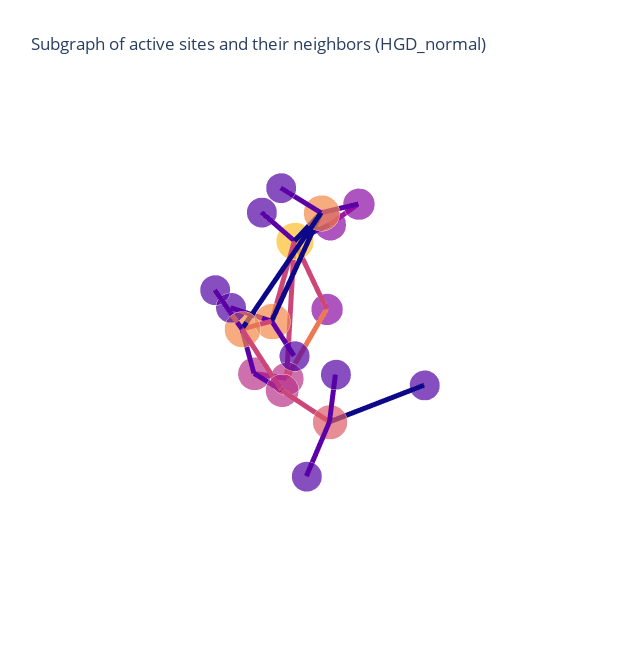
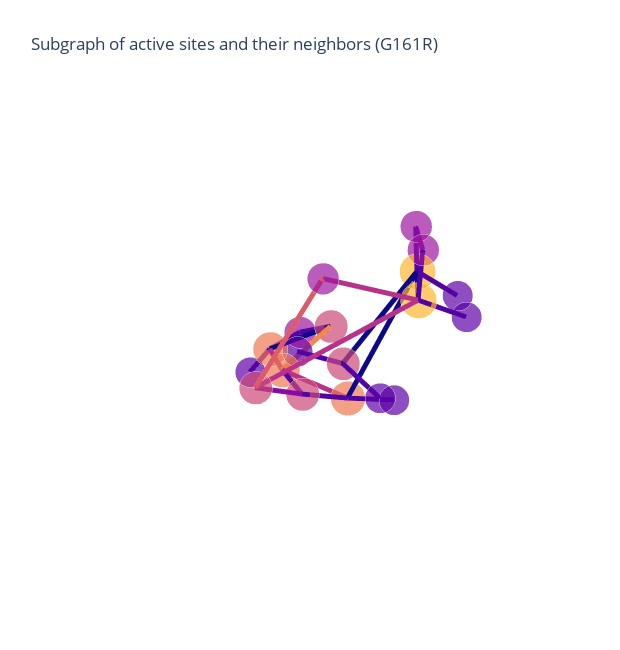
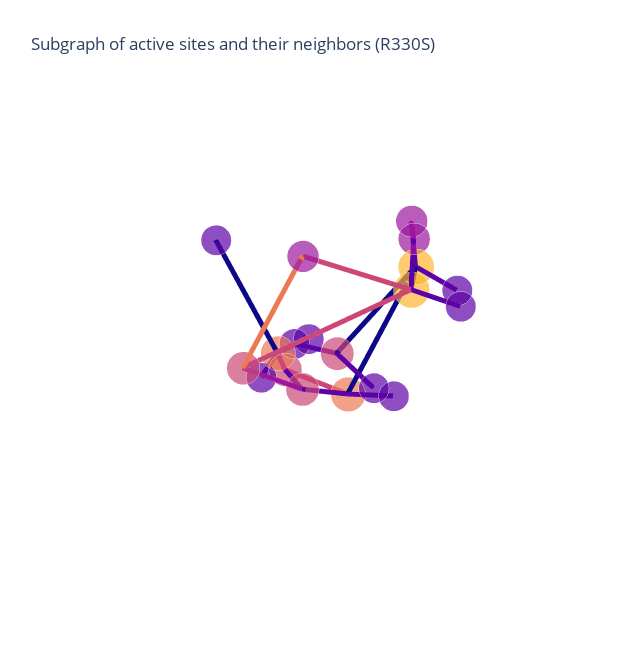
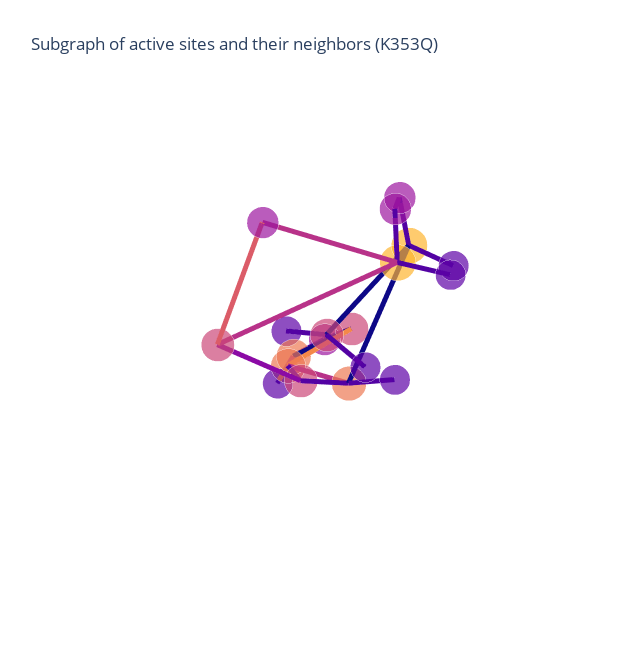

The notebook cell saved with these charts, in order:
### Code cell
plot_graph(g_active, 'HGD_normal')
plot_graph(g_active_g161r, 'G161R')
plot_graph(g_active_r330s, 'R330S')


plot_graph(g_active_k353q, 'K353Q')
plot_graph(g_active_e401q, 'E401Q')
plot_graph(g_active_p332r, 'P332R')

### Figure 1 — Plotly figure (JSON) as saved in the notebook; plotly's stock layout.template omitted (floating-point values rounded to 4 significant figures; data arrays with more than 128 entries replaced by an {"elided": "..."} marker saying what was removed)
{"data": [{"hoverinfo": "text+x+y+z", "marker": {"color": [[0.3251, 0.006915, 0.6395, 1], [0.3251, 0.006915, 0.6395, 1], [0.7234, 0.1962, 0.539, 1], [0.8598, 0.3606, 0.4069, 1], [0.5462, 0.03895, 0.647, 1], [0.3251, 0.006915, 0.6395, 1], [0.3251, 0.006915, 0.6395, 1], [0.9945, 0.7409, 0.1663, 1], [0.5462, 0.03895, 0.647, 1], [0.7234, 0.1962, 0.539, 1], [0.9555, 0.5331, 0.2855, 1], [0.7234, 0.1962, 0.539, 1], [0.9555, 0.5331, 0.2855, 1], [0.3251, 0.006915, 0.6395, 1], [0.5462, 0.03895, 0.647, 1], [0.3251, 0.006915, 0.6395, 1], [0.3251, 0.006915, 0.6395, 1], [0.3251, 0.006915, 0.6395, 1], [0.9555, 0.5331, 0.2855, 1]], "opacity": 0.7, "size": [21, 21, 23, 24, 22, 21, 21, 26, 22, 23, 25, 23, 25, 21, 22, 21, 21, 21, 25], "symbol": "circle"}, "mode": "markers", "text": ["A:ARG:336", "A:ALA:293", "A:TYR:333", "A:HIS:292", "A:TYR:423", "A:ASP:291", "A:SER:366", "A:HIS:365", "A:LEU:364", "A:TYR:334", "A:GLU:341", "A:TRP:427", "A:HIS:335", "A:GLU:351", "A:PHE:342", "A:PRO:370", "A:GLY:372", "A:SER:340", "A:HIS:371"], "type": "scatter3d", "x": [18.04, 20.35, 18.66, 20.61, 3.522, 23.96, 9.894, 8.718, 5.057, 18.26, 8.956, 11.01, 18.0, 7.956, 5.218, 15.36, 14, 10.56, 13.42], "y": [-7.704, 7.447, 0.579, 7.304, -9.095, 8.583, -11.22, -8.297, -7.471, -3.16, -4.836, -7.341, -4.606, 6.28, -4.093, -9.549, -2.974, -7.847, -6.366], "z": [-13.78, -12.32, -18.8, -16.14, -22.8, -17.51, -10.76, -12.93, -12.27, -19.55, -9.17, -26.77, -16.05, -21.3, -9.273, -17.48, -19.98, -7.456, -18.32]}, {"hoverinfo": "text", "line": {"color": {"elided": "72x4 float values"}, "width": 10}, "mode": "lines", "text": ["peptide_bond", "peptide_bond", "peptide_bond", "peptide_bond", "peptide_bond", "peptide_bond", "aromatic", "aromatic", "aromatic", "aromatic", "aromatic", "aromatic", "peptide_bond", "peptide_bond", "peptide_bond", "peptide_bond", "peptide_bond", "peptide_bond", "ionic", "ionic", "ionic", "aromatic", "aromatic", "aromatic", "hydrophobic / aromatic", "hydrophobic / aromatic", "hydrophobic / aromatic", "peptide_bond", "peptide_bond", "peptide_bond", "ionic", "ionic", "ionic", "peptide_bond", "peptide_bond", "peptide_bond", "aromatic", "aromatic", "aromatic", "aromatic", "aromatic", "aromatic", "hydrophobic", "hydrophobic", "hydrophobic", "hydrophobic", "hydrophobic", "hydrophobic", "peptide_bond", "peptide_bond", "peptide_bond", "ionic", "ionic", "ionic", "peptide_bond", "peptide_bond", "peptide_bond", "ionic", "ionic", "ionic", "peptide_bond", "peptide_bond", "peptide_bond", "aromatic", "aromatic", "aromatic", "peptide_bond", "peptide_bond", "peptide_bond", "peptide_bond", "peptide_bond", "peptide_bond"], "type": "scatter3d", "x": [18.04, 18.0, null, 20.35, 20.61, null, 18.66, 20.61, null, 18.66, 18.0, null, 18.66, 18.26, null, 20.61, 23.96, null, 20.61, 7.956, null, 3.522, 8.718, null, 3.522, 11.01, null, 9.894, 8.718, null, 8.718, 8.956, null, 8.718, 5.057, null, 8.718, 13.42, null, 8.718, 11.01, null, 5.057, 5.218, null, 18.26, 11.01, null, 18.26, 18.0, null, 8.956, 18.0, null, 8.956, 10.56, null, 8.956, 13.42, null, 8.956, 5.218, null, 18.0, 13.42, null, 15.36, 13.42, null, 14, 13.42, null], "y": [-7.704, -4.606, null, 7.447, 7.304, null, 0.579, 7.304, null, 0.579, -4.606, null, 0.579, -3.16, null, 7.304, 8.583, null, 7.304, 6.28, null, -9.095, -8.297, null, -9.095, -7.341, null, -11.22, -8.297, null, -8.297, -4.836, null, -8.297, -7.471, null, -8.297, -6.366, null, -8.297, -7.341, null, -7.471, -4.093, null, -3.16, -7.341, null, -3.16, -4.606, null, -4.836, -4.606, null, -4.836, -7.847, null, -4.836, -6.366, null, -4.836, -4.093, null, -4.606, -6.366, null, -9.549, -6.366, null, -2.974, -6.366, null], "z": [-13.78, -16.05, null, -12.32, -16.14, null, -18.8, -16.14, null, -18.8, -16.05, null, -18.8, -19.55, null, -16.14, -17.51, null, -16.14, -21.3, null, -22.8, -12.93, null, -22.8, -26.77, null, -10.76, -12.93, null, -12.93, -9.17, null, -12.93, -12.27, null, -12.93, -18.32, null, -12.93, -26.77, null, -12.27, -9.273, null, -19.55, -26.77, null, -19.55, -16.05, null, -9.17, -16.05, null, -9.17, -7.456, null, -9.17, -18.32, null, -9.17, -9.273, null, -16.05, -18.32, null, -17.48, -18.32, null, -19.98, -18.32, null]}], "layout": {"height": 650, "margin": {"t": 100}, "scene": {"xaxis": {"showbackground": false, "showgrid": false, "showline": false, "showticklabels": false, "title": {"text": ""}, "zeroline": false}, "yaxis": {"showbackground": false, "showgrid": false, "showline": false, "showticklabels": false, "title": {"text": ""}, "zeroline": false}, "zaxis": {"showbackground": false, "showgrid": false, "showline": false, "showticklabels": false, "title": {"text": ""}, "zeroline": false}}, "showlegend": false, "title": {"text": "Subgraph of active sites and their neighbors (HGD_normal)"}, "width": 620}}

### Figure 2 — Plotly figure (JSON) as saved in the notebook; plotly's stock layout.template omitted (floating-point values rounded to 4 significant figures; data arrays with more than 128 entries replaced by an {"elided": "..."} marker saying what was removed)
{"data": [{"hoverinfo": "text+x+y+z", "marker": {"color": [[0.3626, 0.003243, 0.6492, 1], [0.7982, 0.2802, 0.4695, 1], [0.3626, 0.003243, 0.6492, 1], [0.6107, 0.0902, 0.62, 1], [0.9283, 0.473, 0.3261, 1], [0.9283, 0.473, 0.3261, 1], [0.6107, 0.0902, 0.62, 1], [0.3626, 0.003243, 0.6492, 1], [0.3626, 0.003243, 0.6492, 1], [0.6107, 0.0902, 0.62, 1], [0.7982, 0.2802, 0.4695, 1], [0.9938, 0.7047, 0.183, 1], [0.7982, 0.2802, 0.4695, 1], [0.9283, 0.473, 0.3261, 1], [0.6107, 0.0902, 0.62, 1], [0.3626, 0.003243, 0.6492, 1], [0.7982, 0.2802, 0.4695, 1], [0.3626, 0.003243, 0.6492, 1], [0.9938, 0.7047, 0.183, 1]], "opacity": 0.7, "size": [21, 23, 21, 22, 24, 24, 22, 21, 21, 22, 23, 25, 23, 24, 22, 21, 23, 21, 25], "symbol": "circle"}, "mode": "markers", "text": ["A:GLY:372", "A:ASP:294", "A:ARG:336", "A:ALA:293", "A:TYR:333", "A:HIS:292", "A:TYR:423", "A:ASP:291", "A:SER:366", "A:LEU:364", "A:TYR:334", "A:GLU:341", "A:TRP:427", "A:HIS:335", "A:PHE:342", "A:PRO:370", "A:HIS:371", "A:SER:340", "A:HIS:365"], "type": "scatter3d", "x": [20.61, 10.23, 15.34, 11.48, 19.19, 15.25, 23.8, 16.73, 11.74, 13.07, 20.34, 9.844, 27.69, 17.45, 9.805, 18.69, 19.45, 8.297, 13.86], "y": [2.482, -3.59, 8.234, -6.742, -0.935, -7.152, 8.117, -8.758, 11.32, 7.73, 2.727, 5.379, 6.074, 5.113, 4.738, 9.25, 6.172, 8.461, 8.383], "z": [-13.29, -18.91, -17.97, -20.56, -17.88, -20.95, -3.336, -23.98, -10.13, -5.453, -17.66, -9.367, -10.5, -18.41, -5.648, -15.02, -13.07, -11, -9.039]}, {"hoverinfo": "text", "line": {"color": {"elided": "72x4 float values"}, "width": 10}, "mode": "lines", "text": ["peptide_bond", "peptide_bond", "peptide_bond", "ionic", "ionic", "ionic", "peptide_bond", "peptide_bond", "peptide_bond", "hbond", "hbond", "hbond", "peptide_bond", "peptide_bond", "peptide_bond", "peptide_bond", "peptide_bond", "peptide_bond", "aromatic", "aromatic", "aromatic", "aromatic", "aromatic", "aromatic", "peptide_bond", "peptide_bond", "peptide_bond", "peptide_bond", "peptide_bond", "peptide_bond", "aromatic", "aromatic", "aromatic", "hydrophobic / aromatic", "hydrophobic / aromatic", "hydrophobic / aromatic", "peptide_bond", "peptide_bond", "peptide_bond", "hydrophobic", "hydrophobic", "hydrophobic", "peptide_bond", "peptide_bond", "peptide_bond", "hydrophobic", "hydrophobic", "hydrophobic", "peptide_bond", "peptide_bond", "peptide_bond", "ionic", "ionic", "ionic", "peptide_bond", "peptide_bond", "peptide_bond", "ionic", "ionic", "ionic", "ionic", "ionic", "ionic", "peptide_bond", "peptide_bond", "peptide_bond", "aromatic", "aromatic", "aromatic", "peptide_bond", "peptide_bond", "peptide_bond"], "type": "scatter3d", "x": [20.61, 19.45, null, 10.23, 15.25, null, 10.23, 11.48, null, 10.23, 19.19, null, 15.34, 17.45, null, 11.48, 15.25, null, 19.19, 15.25, null, 19.19, 17.45, null, 19.19, 20.34, null, 15.25, 16.73, null, 23.8, 13.86, null, 23.8, 27.69, null, 11.74, 13.86, null, 13.07, 9.805, null, 13.07, 13.86, null, 20.34, 27.69, null, 20.34, 17.45, null, 9.844, 17.45, null, 9.844, 8.297, null, 9.844, 13.86, null, 9.844, 19.45, null, 9.844, 9.805, null, 27.69, 13.86, null, 18.69, 19.45, null], "y": [2.482, 6.172, null, -3.59, -7.152, null, -3.59, -6.742, null, -3.59, -0.935, null, 8.234, 5.113, null, -6.742, -7.152, null, -0.935, -7.152, null, -0.935, 5.113, null, -0.935, 2.727, null, -7.152, -8.758, null, 8.117, 8.383, null, 8.117, 6.074, null, 11.32, 8.383, null, 7.73, 4.738, null, 7.73, 8.383, null, 2.727, 6.074, null, 2.727, 5.113, null, 5.379, 5.113, null, 5.379, 8.461, null, 5.379, 8.383, null, 5.379, 6.172, null, 5.379, 4.738, null, 6.074, 8.383, null, 9.25, 6.172, null], "z": [-13.29, -13.07, null, -18.91, -20.95, null, -18.91, -20.56, null, -18.91, -17.88, null, -17.97, -18.41, null, -20.56, -20.95, null, -17.88, -20.95, null, -17.88, -18.41, null, -17.88, -17.66, null, -20.95, -23.98, null, -3.336, -9.039, null, -3.336, -10.5, null, -10.13, -9.039, null, -5.453, -5.648, null, -5.453, -9.039, null, -17.66, -10.5, null, -17.66, -18.41, null, -9.367, -18.41, null, -9.367, -11, null, -9.367, -9.039, null, -9.367, -13.07, null, -9.367, -5.648, null, -10.5, -9.039, null, -15.02, -13.07, null]}], "layout": {"height": 650, "margin": {"t": 100}, "scene": {"xaxis": {"showbackground": false, "showgrid": false, "showline": false, "showticklabels": false, "title": {"text": ""}, "zeroline": false}, "yaxis": {"showbackground": false, "showgrid": false, "showline": false, "showticklabels": false, "title": {"text": ""}, "zeroline": false}, "zaxis": {"showbackground": false, "showgrid": false, "showline": false, "showticklabels": false, "title": {"text": ""}, "zeroline": false}}, "showlegend": false, "title": {"text": "Subgraph of active sites and their neighbors (G161R)"}, "width": 620}}

### Figure 3 — Plotly figure (JSON) as saved in the notebook; plotly's stock layout.template omitted (floating-point values rounded to 4 significant figures; data arrays with more than 128 entries replaced by an {"elided": "..."} marker saying what was removed)
{"data": [{"hoverinfo": "text+x+y+z", "marker": {"color": [[0.3626, 0.003243, 0.6492, 1], [0.3626, 0.003243, 0.6492, 1], [0.3626, 0.003243, 0.6492, 1], [0.7982, 0.2802, 0.4695, 1], [0.9283, 0.473, 0.3261, 1], [0.6107, 0.0902, 0.62, 1], [0.3626, 0.003243, 0.6492, 1], [0.3626, 0.003243, 0.6492, 1], [0.6107, 0.0902, 0.62, 1], [0.7982, 0.2802, 0.4695, 1], [0.9938, 0.7047, 0.183, 1], [0.7982, 0.2802, 0.4695, 1], [0.9283, 0.473, 0.3261, 1], [0.3626, 0.003243, 0.6492, 1], [0.6107, 0.0902, 0.62, 1], [0.3626, 0.003243, 0.6492, 1], [0.7982, 0.2802, 0.4695, 1], [0.3626, 0.003243, 0.6492, 1], [0.9938, 0.7047, 0.183, 1]], "opacity": 0.7, "size": [21, 21, 21, 23, 24, 22, 21, 21, 22, 23, 25, 23, 24, 21, 22, 21, 23, 21, 25], "symbol": "circle"}, "mode": "markers", "text": ["A:GLY:372", "A:ARG:336", "A:ALA:293", "A:TYR:333", "A:HIS:292", "A:TYR:423", "A:ASP:291", "A:SER:366", "A:LEU:364", "A:TYR:334", "A:GLU:341", "A:TRP:427", "A:HIS:335", "A:GLU:351", "A:PHE:342", "A:PRO:370", "A:HIS:371", "A:SER:340", "A:HIS:365"], "type": "scatter3d", "x": [21.12, 16.5, 11.77, 19.64, 15.54, 24.47, 16.8, 12.97, 13.86, 20.98, 10.57, 28.33, 18.31, 20.36, 10.39, 19.8, 20.25, 9.328, 14.78], "y": [2.303, 8.922, -5.543, -0.524, -6.152, 6.789, -7.512, 11.47, 7.371, 3.004, 5.664, 5.137, 5.648, -7.906, 4.637, 9.336, 6.023, 9.008, 8.266], "z": [-12.5, -16.67, -20.75, -17.53, -20.92, -2.006, -24.16, -8.602, -4.273, -16.83, -8.453, -9.258, -17.38, -7.375, -4.844, -13.58, -11.92, -9.797, -7.766]}, {"hoverinfo": "text", "line": {"color": {"elided": "66x4 float values"}, "width": 10}, "mode": "lines", "text": ["peptide_bond", "peptide_bond", "peptide_bond", "peptide_bond", "peptide_bond", "peptide_bond", "peptide_bond", "peptide_bond", "peptide_bond", "aromatic", "aromatic", "aromatic", "aromatic", "aromatic", "aromatic", "peptide_bond", "peptide_bond", "peptide_bond", "peptide_bond", "peptide_bond", "peptide_bond", "ionic", "ionic", "ionic", "aromatic", "aromatic", "aromatic", "hydrophobic / aromatic", "hydrophobic / aromatic", "hydrophobic / aromatic", "peptide_bond", "peptide_bond", "peptide_bond", "hydrophobic", "hydrophobic", "hydrophobic", "peptide_bond", "peptide_bond", "peptide_bond", "hydrophobic", "hydrophobic", "hydrophobic", "peptide_bond", "peptide_bond", "peptide_bond", "ionic", "ionic", "ionic", "peptide_bond", "peptide_bond", "peptide_bond", "ionic", "ionic", "ionic", "ionic", "ionic", "ionic", "peptide_bond", "peptide_bond", "peptide_bond", "aromatic", "aromatic", "aromatic", "peptide_bond", "peptide_bond", "peptide_bond"], "type": "scatter3d", "x": [21.12, 20.25, null, 16.5, 18.31, null, 11.77, 15.54, null, 19.64, 15.54, null, 19.64, 18.31, null, 19.64, 20.98, null, 15.54, 16.8, null, 15.54, 20.36, null, 24.47, 14.78, null, 24.47, 28.33, null, 12.97, 14.78, null, 13.86, 10.39, null, 13.86, 14.78, null, 20.98, 28.33, null, 20.98, 18.31, null, 10.57, 18.31, null, 10.57, 9.328, null, 10.57, 14.78, null, 10.57, 20.25, null, 10.57, 10.39, null, 28.33, 14.78, null, 19.8, 20.25, null], "y": [2.303, 6.023, null, 8.922, 5.648, null, -5.543, -6.152, null, -0.524, -6.152, null, -0.524, 5.648, null, -0.524, 3.004, null, -6.152, -7.512, null, -6.152, -7.906, null, 6.789, 8.266, null, 6.789, 5.137, null, 11.47, 8.266, null, 7.371, 4.637, null, 7.371, 8.266, null, 3.004, 5.137, null, 3.004, 5.648, null, 5.664, 5.648, null, 5.664, 9.008, null, 5.664, 8.266, null, 5.664, 6.023, null, 5.664, 4.637, null, 5.137, 8.266, null, 9.336, 6.023, null], "z": [-12.5, -11.92, null, -16.67, -17.38, null, -20.75, -20.92, null, -17.53, -20.92, null, -17.53, -17.38, null, -17.53, -16.83, null, -20.92, -24.16, null, -20.92, -7.375, null, -2.006, -7.766, null, -2.006, -9.258, null, -8.602, -7.766, null, -4.273, -4.844, null, -4.273, -7.766, null, -16.83, -9.258, null, -16.83, -17.38, null, -8.453, -17.38, null, -8.453, -9.797, null, -8.453, -7.766, null, -8.453, -11.92, null, -8.453, -4.844, null, -9.258, -7.766, null, -13.58, -11.92, null]}], "layout": {"height": 650, "margin": {"t": 100}, "scene": {"xaxis": {"showbackground": false, "showgrid": false, "showline": false, "showticklabels": false, "title": {"text": ""}, "zeroline": false}, "yaxis": {"showbackground": false, "showgrid": false, "showline": false, "showticklabels": false, "title": {"text": ""}, "zeroline": false}, "zaxis": {"showbackground": false, "showgrid": false, "showline": false, "showticklabels": false, "title": {"text": ""}, "zeroline": false}}, "showlegend": false, "title": {"text": "Subgraph of active sites and their neighbors (R330S)"}, "width": 620}}

### Figure 4 — Plotly figure (JSON) as saved in the notebook; plotly's stock layout.template omitted (floating-point values rounded to 4 significant figures; data arrays with more than 128 entries replaced by an {"elided": "..."} marker saying what was removed)
{"data": [{"hoverinfo": "text+x+y+z", "marker": {"color": [[0.3626, 0.003243, 0.6492, 1], [0.7982, 0.2802, 0.4695, 1], [0.3626, 0.003243, 0.6492, 1], [0.6107, 0.0902, 0.62, 1], [0.9283, 0.473, 0.3261, 1], [0.9283, 0.473, 0.3261, 1], [0.6107, 0.0902, 0.62, 1], [0.3626, 0.003243, 0.6492, 1], [0.3626, 0.003243, 0.6492, 1], [0.6107, 0.0902, 0.62, 1], [0.7982, 0.2802, 0.4695, 1], [0.9938, 0.7047, 0.183, 1], [0.7982, 0.2802, 0.4695, 1], [0.9283, 0.473, 0.3261, 1], [0.6107, 0.0902, 0.62, 1], [0.3626, 0.003243, 0.6492, 1], [0.7982, 0.2802, 0.4695, 1], [0.3626, 0.003243, 0.6492, 1], [0.9938, 0.7047, 0.183, 1]], "opacity": 0.7, "size": [21, 23, 21, 22, 24, 24, 22, 21, 21, 22, 23, 25, 23, 24, 22, 21, 23, 21, 25], "symbol": "circle"}, "mode": "markers", "text": ["A:GLY:372", "A:ASP:294", "A:ARG:336", "A:ALA:293", "A:TYR:333", "A:HIS:292", "A:TYR:423", "A:ASP:291", "A:SER:366", "A:LEU:364", "A:TYR:334", "A:GLU:341", "A:TRP:427", "A:HIS:335", "A:PHE:342", "A:PRO:370", "A:HIS:371", "A:SER:340", "A:HIS:365"], "type": "scatter3d", "x": [20.98, 9.773, 16.75, 10.6, 19.25, 14.29, 24.86, 15.63, 13.55, 14.2, 20.88, 10.73, 28.45, 18.36, 10.52, 20.12, 20.36, 9.734, 15.14], "y": [2.779, -0.117, 10.25, -2.971, 0.927, -3.693, 5.273, -4.727, 11.7, 6.984, 4.191, 6.121, 4.492, 7.059, 4.629, 9.969, 6.426, 9.695, 8.297], "z": [-12.49, -19.17, -15.41, -21.47, -17.88, -22.03, -1.548, -25.38, -6.996, -3.355, -16.67, -7.68, -9.031, -16.72, -4.211, -12.45, -11.34, -8.5, -6.719]}, {"hoverinfo": "text", "line": {"color": {"elided": "72x4 float values"}, "width": 10}, "mode": "lines", "text": ["peptide_bond", "peptide_bond", "peptide_bond", "ionic", "ionic", "ionic", "peptide_bond", "peptide_bond", "peptide_bond", "hbond", "hbond", "hbond", "peptide_bond", "peptide_bond", "peptide_bond", "peptide_bond", "peptide_bond", "peptide_bond", "aromatic", "aromatic", "aromatic", "aromatic", "aromatic", "aromatic", "peptide_bond", "peptide_bond", "peptide_bond", "peptide_bond", "peptide_bond", "peptide_bond", "aromatic", "aromatic", "aromatic", "hydrophobic / aromatic", "hydrophobic / aromatic", "hydrophobic / aromatic", "peptide_bond", "peptide_bond", "peptide_bond", "hydrophobic", "hydrophobic", "hydrophobic", "peptide_bond", "peptide_bond", "peptide_bond", "hydrophobic", "hydrophobic", "hydrophobic", "peptide_bond", "peptide_bond", "peptide_bond", "ionic", "ionic", "ionic", "peptide_bond", "peptide_bond", "peptide_bond", "ionic", "ionic", "ionic", "ionic", "ionic", "ionic", "peptide_bond", "peptide_bond", "peptide_bond", "aromatic", "aromatic", "aromatic", "peptide_bond", "peptide_bond", "peptide_bond"], "type": "scatter3d", "x": [20.98, 20.36, null, 9.773, 14.29, null, 9.773, 10.6, null, 9.773, 19.25, null, 16.75, 18.36, null, 10.6, 14.29, null, 19.25, 14.29, null, 19.25, 18.36, null, 19.25, 20.88, null, 14.29, 15.63, null, 24.86, 15.14, null, 24.86, 28.45, null, 13.55, 15.14, null, 14.2, 10.52, null, 14.2, 15.14, null, 20.88, 28.45, null, 20.88, 18.36, null, 10.73, 18.36, null, 10.73, 9.734, null, 10.73, 15.14, null, 10.73, 20.36, null, 10.73, 10.52, null, 28.45, 15.14, null, 20.12, 20.36, null], "y": [2.779, 6.426, null, -0.117, -3.693, null, -0.117, -2.971, null, -0.117, 0.927, null, 10.25, 7.059, null, -2.971, -3.693, null, 0.927, -3.693, null, 0.927, 7.059, null, 0.927, 4.191, null, -3.693, -4.727, null, 5.273, 8.297, null, 5.273, 4.492, null, 11.7, 8.297, null, 6.984, 4.629, null, 6.984, 8.297, null, 4.191, 4.492, null, 4.191, 7.059, null, 6.121, 7.059, null, 6.121, 9.695, null, 6.121, 8.297, null, 6.121, 6.426, null, 6.121, 4.629, null, 4.492, 8.297, null, 9.969, 6.426, null], "z": [-12.49, -11.34, null, -19.17, -22.03, null, -19.17, -21.47, null, -19.17, -17.88, null, -15.41, -16.72, null, -21.47, -22.03, null, -17.88, -22.03, null, -17.88, -16.72, null, -17.88, -16.67, null, -22.03, -25.38, null, -1.548, -6.719, null, -1.548, -9.031, null, -6.996, -6.719, null, -3.355, -4.211, null, -3.355, -6.719, null, -16.67, -9.031, null, -16.67, -16.72, null, -7.68, -16.72, null, -7.68, -8.5, null, -7.68, -6.719, null, -7.68, -11.34, null, -7.68, -4.211, null, -9.031, -6.719, null, -12.45, -11.34, null]}], "layout": {"height": 650, "margin": {"t": 100}, "scene": {"xaxis": {"showbackground": false, "showgrid": false, "showline": false, "showticklabels": false, "title": {"text": ""}, "zeroline": false}, "yaxis": {"showbackground": false, "showgrid": false, "showline": false, "showticklabels": false, "title": {"text": ""}, "zeroline": false}, "zaxis": {"showbackground": false, "showgrid": false, "showline": false, "showticklabels": false, "title": {"text": ""}, "zeroline": false}}, "showlegend": false, "title": {"text": "Subgraph of active sites and their neighbors (K353Q)"}, "width": 620}}
